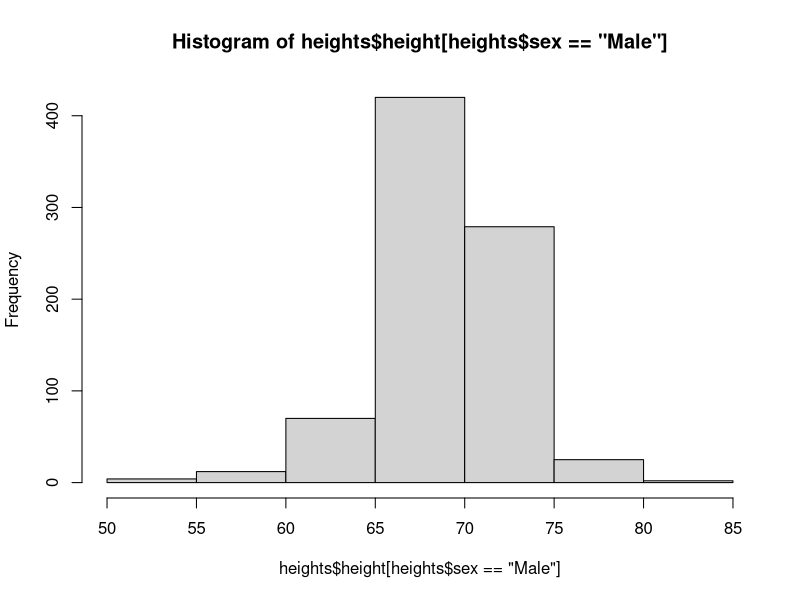
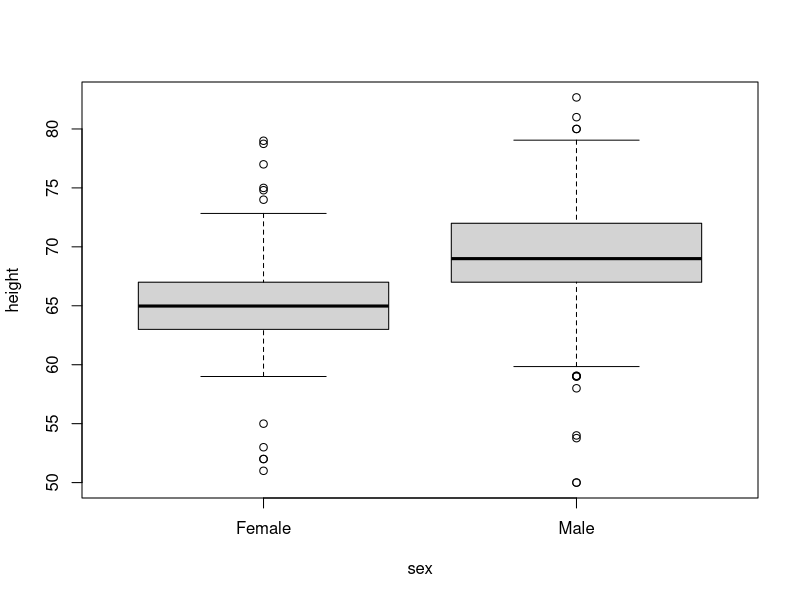
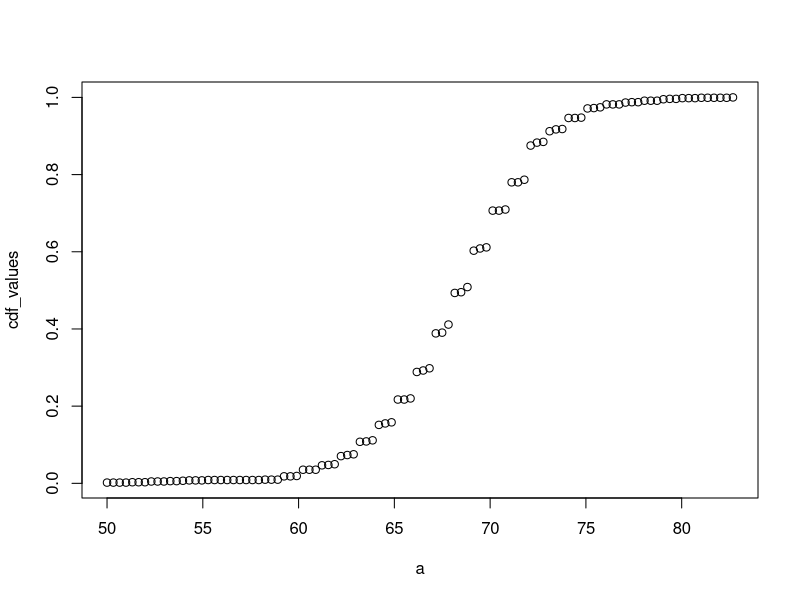
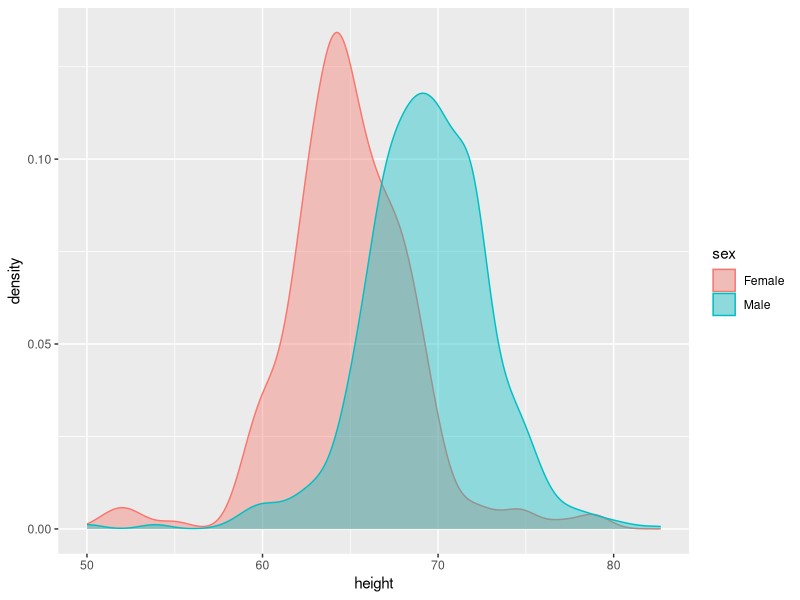
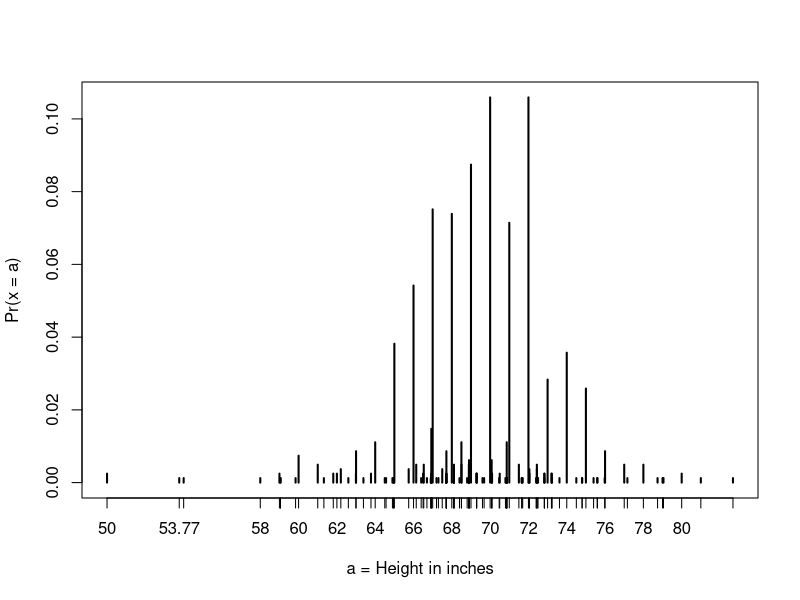
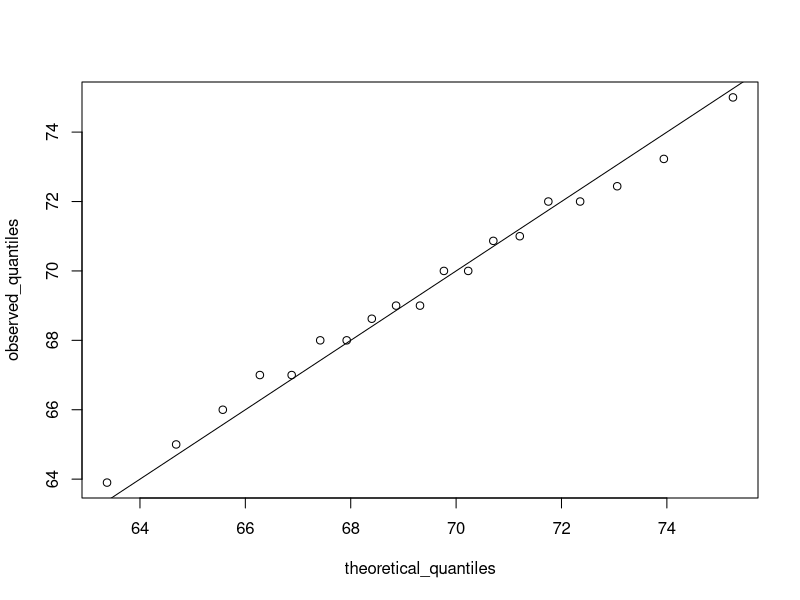
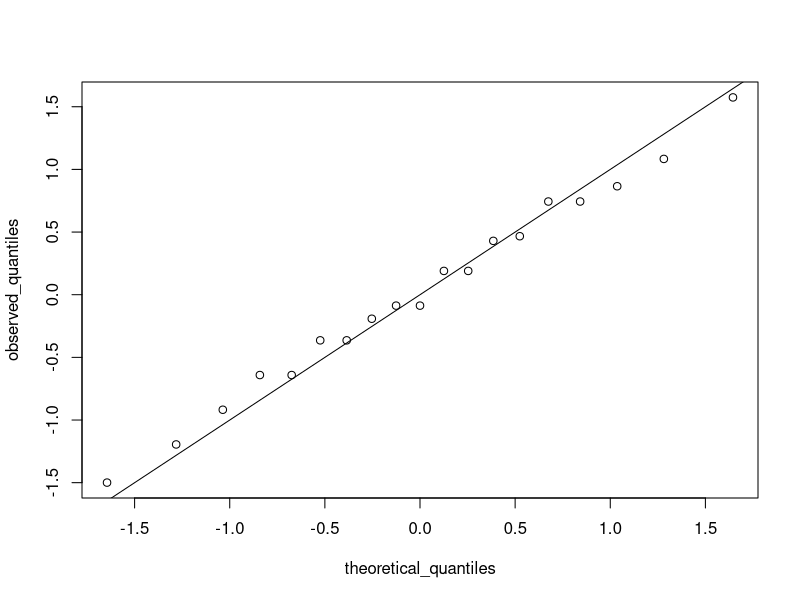

The R script that drew these images, in order:
## ---- chunk 1
library(dslabs)
library(ggplot2)
library(tidyverse)
## ---- chunk 2
data(murders)
str(murders)
## ---- chunk 3
head(murders)
## ---- chunk 4
data(heights)
str(heights)
## ---- chunk 5
summary(heights)
## ---- chunk 6
tapply(heights$height, heights$sex, summary)
## ---- chunk 7
prop.table(table(heights$sex))
## ---- chunk 8
hist(heights$height[heights$sex == "Male"])
## ---- chunk 9
boxplot(height ~ sex, data = heights)
## ---- chunk 10
my_data <- heights$height
a <- seq(min(my_data), max(my_data), length = 100)    # define range of values spanning the dataset
cdf_function <- function(x) {    # computes prob. for a single value
    mean(my_data <= x)
}
cdf_values <- sapply(a, cdf_function)
plot(a, cdf_values)
## ---- chunk 11
ggplot(heights, aes(height, color = sex, fill = sex)) + 
  geom_density(alpha = 0.4)
## ---- chunk 12
# define x as vector of male heights
data(heights)
index <- heights$sex=="Male"
x <- heights$height[index]

# calculate the mean and standard deviation manually
average <- sum(x)/length(x)
SD <- sqrt(sum((x - average)^2)/length(x))

# built-in mean and sd functions - note that the audio and printed values disagree
average <- mean(x)
SD <- sd(x)
c(average = average, SD = SD)

# calculate standard units
z <- scale(x)

# calculate proportion of values within 2 SD of mean
mean(abs(z) < 2)
## ---- chunk 13
# The scale function converts a vector of approximately normally distributed values into z-scores.

z <- scale(x)

# You can compute the proportion of observations that are within 2 standard
# deviations of the mean like this:

mean(abs(z) < 2)
## ---- chunk 14
data(heights)
x <- heights %>% filter(sex=="Male") %>% pull(height)

# We can estimate the probability that a male is taller than 70.5 inches with:
1 - pnorm(70.5, mean(x), sd(x))

# plot distribution of exact heights in data
plot(prop.table(table(x)), xlab = "a = Height in inches", ylab = "Pr(x = a)")

# probabilities in actual data over length 1 ranges containing an integer
mean(x <= 68.5) - mean(x <= 67.5)
mean(x <= 69.5) - mean(x <= 68.5)
mean(x <= 70.5) - mean(x <= 69.5)

# probabilities in normal approximation match well
pnorm(68.5, mean(x), sd(x)) - pnorm(67.5, mean(x), sd(x))
pnorm(69.5, mean(x), sd(x)) - pnorm(68.5, mean(x), sd(x))
pnorm(70.5, mean(x), sd(x)) - pnorm(69.5, mean(x), sd(x))

# probabilities in actual data over other ranges don't match normal approx as well
mean(x <= 70.9) - mean(x <= 70.1)
pnorm(70.9, mean(x), sd(x)) - pnorm(70.1, mean(x), sd(x))
## ---- chunk 15
# Load the heights dataset from the dslabs package:
library(dslabs)
data(heights)

# Use summary() on the heights$height variable to find the quartiles:
summary(heights$height)

# Find the percentiles of heights$height:
p <- seq(0.01, 0.99, 0.01)
percentiles <- quantile(heights$height, p)

# Confirm that the 25th and 75th percentiles match the 1st and 3rd quartiles.
# Note that quantile() returns a named vector. You can access the 25th and 75th
# percentiles like this (adapt the code for other percentile values):
percentiles[names(percentiles) == "25%"]
percentiles[names(percentiles) == "75%"]
## ---- chunk 16
p <- seq(0.01, 0.99, 0.01)
theoretical_quantiles <- qnorm(p, 69, 3)
theoretical_quantiles
## ---- chunk 17
# define x and z
library(tidyverse)
library(dslabs)
data(heights)
index <- heights$sex=="Male"
x <- heights$height[index]
z <- scale(x)

# proportion of data below 69.5
mean(x <= 69.5)

# calculate observed and theoretical quantiles
p <- seq(0.05, 0.95, 0.05)
observed_quantiles <- quantile(x, p)
theoretical_quantiles <- qnorm(p, mean = mean(x), sd = sd(x))

# make QQ-plot
plot(theoretical_quantiles, observed_quantiles)
abline(0,1)

# make QQ-plot with scaled values
observed_quantiles <- quantile(z, p)
theoretical_quantiles <- qnorm(p)
plot(theoretical_quantiles, observed_quantiles)
abline(0,1)
